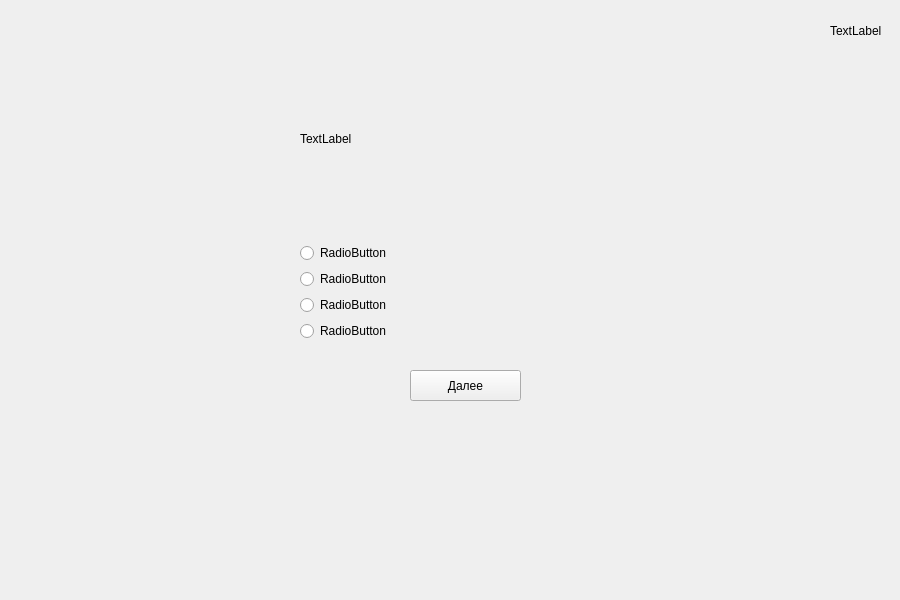
<?xml version="1.0" encoding="UTF-8"?>
<ui version="4.0">
 <class>Form</class>
 <widget class="QWidget" name="Form">
  <property name="geometry">
   <rect>
    <x>0</x>
    <y>0</y>
    <width>900</width>
    <height>600</height>
   </rect>
  </property>
  <property name="windowTitle">
   <string>Form</string>
  </property>
  <widget class="QWidget" name="verticalLayoutWidget">
   <property name="geometry">
    <rect>
     <x>300</x>
     <y>40</y>
     <width>371</width>
     <height>301</height>
    </rect>
   </property>
   <layout class="QVBoxLayout" name="verticalLayout">
    <item>
     <widget class="QLabel" name="qname">
      <property name="text">
       <string>TextLabel</string>
      </property>
     </widget>
    </item>
    <item>
     <widget class="QRadioButton" name="option1">
      <property name="text">
       <string>RadioButton</string>
      </property>
     </widget>
    </item>
    <item>
     <widget class="QRadioButton" name="option2">
      <property name="text">
       <string>RadioButton</string>
      </property>
     </widget>
    </item>
    <item>
     <widget class="QRadioButton" name="option3">
      <property name="text">
       <string>RadioButton</string>
      </property>
     </widget>
    </item>
    <item>
     <widget class="QRadioButton" name="option4">
      <property name="text">
       <string>RadioButton</string>
      </property>
     </widget>
    </item>
   </layout>
  </widget>
  <widget class="QPushButton" name="further">
   <property name="geometry">
    <rect>
     <x>410</x>
     <y>370</y>
     <width>111</width>
     <height>31</height>
    </rect>
   </property>
   <property name="text">
    <string>Далее</string>
   </property>
  </widget>
  <widget class="QLabel" name="Questions">
   <property name="geometry">
    <rect>
     <x>830</x>
     <y>20</y>
     <width>61</width>
     <height>21</height>
    </rect>
   </property>
   <property name="text">
    <string>TextLabel</string>
   </property>
  </widget>
 </widget>
 <resources/>
 <connections/>
</ui>
